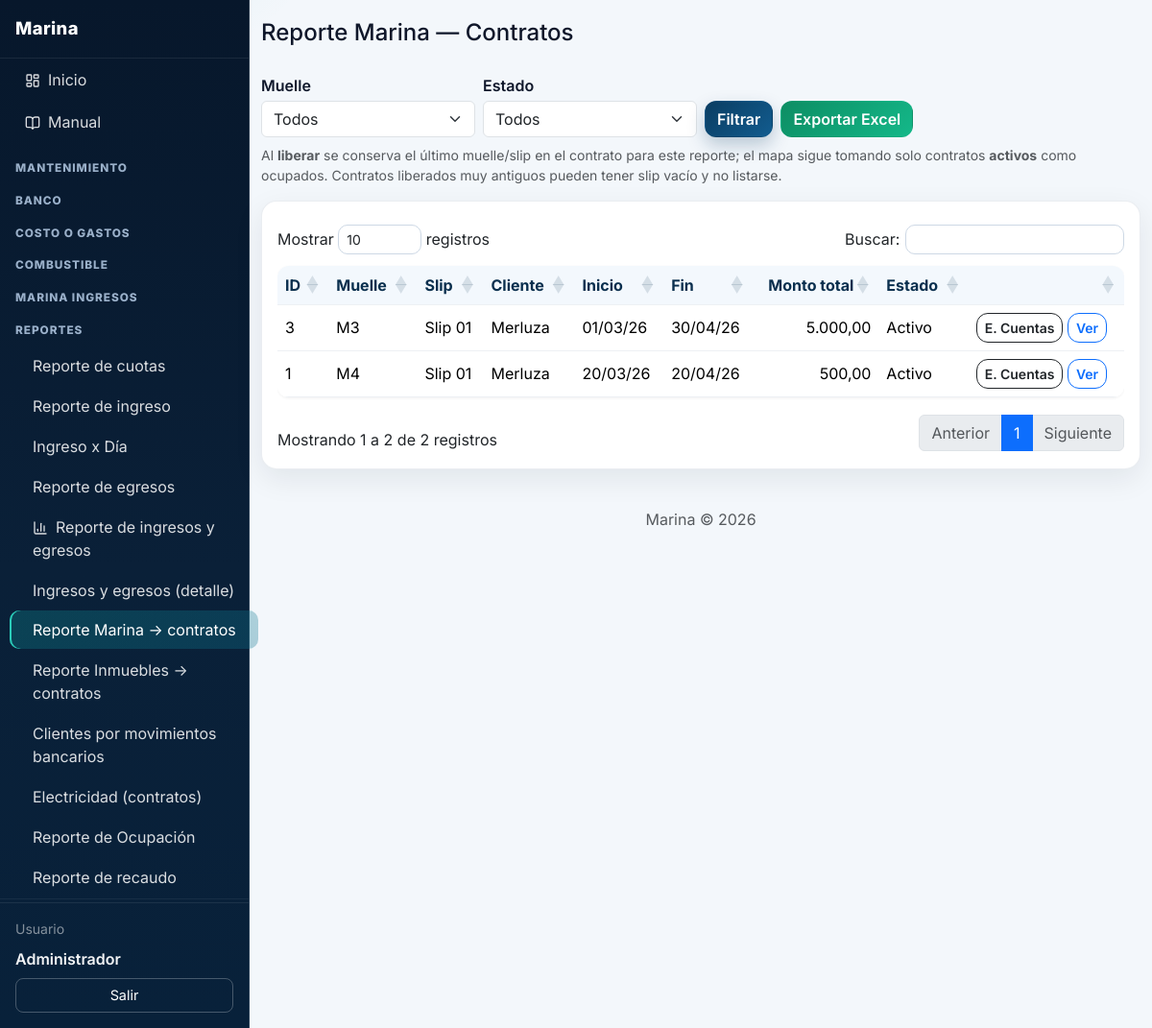
Screenshot of /index.php?p=reporte-marina-contratos (signed in) with the database file from the repository.
### tables this page shows
CREATE TABLE contratos (
  id INT UNSIGNED AUTO_INCREMENT PRIMARY KEY,
  cliente_id INT UNSIGNED NOT NULL,
  cuenta_id INT UNSIGNED NOT NULL COMMENT 'Cuenta de la marina donde se acreditan los pagos',
  muelle_id INT UNSIGNED NULL,
  slip_id INT UNSIGNED NULL,
  grupo_id INT UNSIGNED NULL,
  inmueble_id INT UNSIGNED NULL,
  fecha_inicio DATE NOT NULL,
  fecha_fin DATE NOT NULL,
  monto_total DECIMAL(12,2) NOT NULL,
  observaciones TEXT NULL,
  numero_recibo VARCHAR(100) NULL COMMENT 'Número de recibo emitido al cliente',
  activo TINYINT(1) NOT NULL DEFAULT 1,
  estado VARCHAR(20) NOT NULL DEFAULT 'activo' COMMENT 'activo|terminado',
  created_at DATETIME NOT NULL DEFAULT CURRENT_TIMESTAMP,
  updated_at DATETIME NOT NULL DEFAULT CURRENT_TIMESTAMP ON UPDATE CURRENT_TIMESTAMP,
  created_by INT UNSIGNED NULL,
  updated_by INT UNSIGNED NULL,
  FOREIGN KEY (cliente_id) REFERENCES clientes(id) ON DELETE RESTRICT,
  FOREIGN KEY (cuenta_id) REFERENCES cuentas(id) ON DELETE RESTRICT,
  FOREIGN KEY (muelle_id) REFERENCES muelles(id) ON DELETE RESTRICT,
  FOREIGN KEY (slip_id) REFERENCES slips(id) ON DELETE RESTRICT,
  FOREIGN KEY (grupo_id) REFERENCES grupos(id) ON DELETE RESTRICT,
  FOREIGN KEY (inmueble_id) REFERENCES inmuebles(id) ON DELETE RESTRICT,
  FOREIGN KEY (created_by) REFERENCES usuarios(id),
  FOREIGN KEY (updated_by) REFERENCES usuarios(id)
);

CREATE TABLE muelles (
  id INT UNSIGNED AUTO_INCREMENT PRIMARY KEY,
  nombre VARCHAR(100) NOT NULL,
  created_at DATETIME NOT NULL DEFAULT CURRENT_TIMESTAMP,
  updated_at DATETIME NOT NULL DEFAULT CURRENT_TIMESTAMP ON UPDATE CURRENT_TIMESTAMP,
  created_by INT UNSIGNED NULL,
  updated_by INT UNSIGNED NULL,
  FOREIGN KEY (created_by) REFERENCES usuarios(id),
  FOREIGN KEY (updated_by) REFERENCES usuarios(id)
);

CREATE TABLE slips (
  id INT UNSIGNED AUTO_INCREMENT PRIMARY KEY,
  muelle_id INT UNSIGNED NOT NULL,
  nombre VARCHAR(50) NOT NULL COMMENT 'Nombre/número que asigna el usuario',
  created_at DATETIME NOT NULL DEFAULT CURRENT_TIMESTAMP,
  updated_at DATETIME NOT NULL DEFAULT CURRENT_TIMESTAMP ON UPDATE CURRENT_TIMESTAMP,
  created_by INT UNSIGNED NULL,
  updated_by INT UNSIGNED NULL,
  FOREIGN KEY (muelle_id) REFERENCES muelles(id) ON DELETE RESTRICT,
  FOREIGN KEY (created_by) REFERENCES usuarios(id),
  FOREIGN KEY (updated_by) REFERENCES usuarios(id),
  UNIQUE KEY uk_slip_muelle (muelle_id, nombre)
);

CREATE TABLE clientes (
  id INT UNSIGNED AUTO_INCREMENT PRIMARY KEY,
  nombre VARCHAR(150) NOT NULL,
  documento VARCHAR(50) NULL,
  telefono VARCHAR(50) NULL,
  email VARCHAR(100) NULL,
  direccion TEXT NULL,
  dueno_capitan VARCHAR(150) NULL COMMENT 'Dueño / Capitán',
  created_at DATETIME NOT NULL DEFAULT CURRENT_TIMESTAMP,
  updated_at DATETIME NOT NULL DEFAULT CURRENT_TIMESTAMP ON UPDATE CURRENT_TIMESTAMP,
  created_by INT UNSIGNED NULL,
  updated_by INT UNSIGNED NULL,
  FOREIGN KEY (created_by) REFERENCES usuarios(id),
  FOREIGN KEY (updated_by) REFERENCES usuarios(id)
);

### index.php (called while the page is built, shortened)
<?php
require_once __DIR__ . '/includes/funciones.php';
$p = trim($_GET['p'] ?? 'dashboard');
$p = preg_replace('/[^a-z0-9_-]/', '', $p) ?: 'dashboard';
$pagina = __DIR__ . '/pages/' . $p . '.php';
require $pagina;

### includes/funciones.php (called while the page is built, shortened)
<?php
function e(string $s): string {
    return htmlspecialchars($s, ENT_QUOTES, 'UTF-8');
}
function fechaFormato(?string $fecha, string $formato = MARINA_FMT_FECHA_PANTALLA): string {
    $t = strtotime($fecha);
    return $t ? date($formato, $t) : $fecha;
}
function dinero(float $n): string {
    return number_format($n, 2, ',', '.');
}
function obtener(string $key, $default = '') {
    return $_GET[$key] ?? $_POST[$key] ?? $default;
}

### pages/reporte-marina-contratos.php (the view, shortened to what this page needs)
<?php
$pdo = getDb();
$activo = obtener('activo', '');
$sql = "
    SELECT co.id, co.fecha_inicio, co.fecha_fin, co.monto_total, co.activo, COALESCE(co.estado, 'activo') AS estado,
           cl.nombre AS cliente,
           mu.nombre AS muelle_nombre,
           sl.nombre AS slip_nombre
    FROM contratos co
    JOIN clientes cl ON cl.id = co.cliente_id
    LEFT JOIN muelles mu ON mu.id = co.muelle_id
    LEFT JOIN slips sl ON sl.id = co.slip_id
    WHERE co.slip_id IS NOT NULL
";
$params = [];
$sql .= ' ORDER BY mu.nombre, sl.nombre, co.id';
$st = $pdo->prepare($sql);
$st->execute($params);
$filas = $st->fetchAll(PDO::FETCH_ASSOC);
require_once __DIR__ . '/../includes/contrato_estado_cuenta.php';
require_once __DIR__ . '/../includes/layout.php';
?>
<h1 class="h4 mb-3">Reporte Marina — Contratos</h1>
<form method="get" class="toolbar mb-3">
    <div class="row g-2 align-items-end">
        <div class="col-12 col-md-3">
            <label class="form-label mb-1">Muelle</label>
            <select class="form-select" name="muelle_id">
                <option value="0">Todos</option>
            </select>
        </div>
        <div class="col-12 col-md-3">
            <label class="form-label mb-1">Estado</label>
            <select class="form-select" name="activo">
                <option value="" <?= $activo === '' ? 'selected' : '' ?>>Todos</option>
            </select>
        </div>
        <div class="col-12 col-md-auto">
            <button type="submit" class="btn btn-primary">Filtrar</button>
        </div>
        <div class="col-12 col-md-auto">
            <button type="submit" class="btn btn-success" name="export" value="excel">Exportar Excel</button>
        </div>
    </div>
    <p class="text-muted small mb-0 mt-2">Al <strong>liberar</strong> se conserva el último muelle/slip en el contrato para este reporte; el mapa sigue tomando solo contratos <strong>activos</strong> como ocupados. Contratos liberados muy antiguos pueden tener slip vacío y no listarse.</p>
</form>
<div class="card p-3">
    <div class="table-responsive">
        <table class="table table-hover align-middle">
            <thead>
                <tr>
                    <th>ID</th>
                    <th>Muelle</th>
                    <th>Slip</th>
                    <th>Cliente</th>
                    <th>Inicio</th>
                    <th>Fin</th>
                    <th class="text-end">Monto total</th>
                    <th>Estado</th>
                    <th></th>
                </tr>
            </thead>
            <tbody>
            <?php foreach ($filas as $r): ?>
                <tr>
                    <td><?= (int) $r['id'] ?></td>
                    <td><?= e($r['muelle_nombre'] ?? '—') ?></td>
                    <td><?= e($r['slip_nombre'] ?? '—') ?></td>
                    <td><?= e($r['cliente'] ?? '') ?></td>
                    <td><?= fechaFormato($r['fecha_inicio']) ?></td>
                    <td><?= fechaFormato($r['fecha_fin']) ?></td>
                    <td class="text-end"><?= dinero((float) ($r['monto_total'] ?? 0)) ?></td>
                    <td><?= (string)($r['estado'] ?? 'activo') === 'activo' ? 'Activo' : 'Liberado' ?></td>
                    <td class="text-nowrap">
                        <?= marina_html_btn_estado_cuenta_contrato((int) $r['id']) ?>
                        <a class="btn btn-sm btn-outline-primary" href="<?= MARINA_URL ?>/index.php?p=contratos&amp;accion=editar&amp;id=<?= (int) $r['id'] ?>">Ver</a>
                    </td>
                </tr>
            <?php endforeach; ?>
            </tbody>
        </table>
    </div>
</div>
<?php require_once __DIR__ . '/../includes/footer.php'; ?>

### includes/contrato_estado_cuenta.php (shortened to what this page needs)
<?php
function marina_html_btn_estado_cuenta_contrato(int $contratoId): string
{
    return '<button type="button" class="btn btn-outline-dark btn-sm btn-estado-cuenta-contrato" data-contrato-id="' . (int) $contratoId . '">E. Cuentas</button>';
}

### assets/css/estilos.css (style rules this page uses)
body { font-family: system-ui, -apple-system, Segoe UI, Roboto, Arial, sans-serif; background: #f4f6f9; }
.toolbar { margin-bottom: 1rem; }
table { background: #fff; border-radius: .75rem; overflow: hidden; box-shadow: 0 1px 3px rgba(0, 0, 0, 0.06); }
th, td { padding: .75rem 1rem; border-bottom: 1px solid #edf0f4; }
th { background: #f8fafc; font-weight: 700; }
.dataTables_wrapper table.dataTable { margin-top: .25rem !important; margin-bottom: .25rem !important; }
form label { display: block; margin-top: .75rem; margin-bottom: .25rem; font-weight: 600; }
form input[type="text"], form input[type="email"], form input[type="password"], form input[type="number"], form input[type="date"], form select, form textarea { width: 100%; max-width: 500px; padding: .375rem .65rem; border: 1px solid #d9dee6; border-radius: .5rem; font-size: 1rem; background: #fff; }
form input[type="text"], form input[type="email"], form input[type="password"], form input[type="number"], form input[type="date"], form select { height: auto; min-height: 0; }
:root { --bg-main: #f3f7fb; --surface: #ffffff; --surface-soft: #f8fbff; --text-main: #0f172a; --text-soft: #64748b; --brand-1: #0a3d62; --brand-2: #0ea5a6; --ok: #0f9f64; --danger: #d14343; --radius-lg: 16px; --radius-md: 12px; --shadow-soft: 0 10px 30px rgba(15, 23, 42, 0.08); }
body { font-family: "Inter", system-ui, -apple-system, Segoe UI, Roboto, Arial, sans-serif; color: var(--text-main); background: radial-gradient(1200px 600px at -10% -10%, rgba(14, 165, 166, 0.16), transparent 40%), radial-gradient(900px 500px at 120% -20%, rgba(10, 61, 98, 0.2), transparent 35%), var(--bg-main); }
.card { border: 1px solid rgba(148, 163, 184, 0.2); border-radius: var(--radius-lg); box-shadow: var(--shadow-soft); }
.btn { border-radius: 12px; font-weight: 600; transition: transform .16s ease, box-shadow .16s ease, opacity .16s ease; }
.btn-primary { background: linear-gradient(135deg, var(--brand-1), #125c8f); border-color: transparent; box-shadow: 0 8px 18px rgba(10, 61, 98, .25); }
.btn-success { background: linear-gradient(135deg, #0d8d63, #14b889); border-color: transparent; }
.dataTables_wrapper table.dataTable thead th { background: #f3f8fd !important; color: #0a2f4e; }

### rows the page displays
contratos: id "3", muelle.nombre "M3", slip.nombre "Slip 01", cliente.nombre "Merluza", fecha_inicio "01/03/26", fecha_fin "30/04/26", monto_total "5.000,00"
contratos: id "1", muelle.nombre "M4", slip.nombre "Slip 01", cliente.nombre "Merluza", fecha_inicio "20/03/26", fecha_fin "20/04/26", monto_total "500,00"

### other values shown
$nombre_usuario "Administrador"
